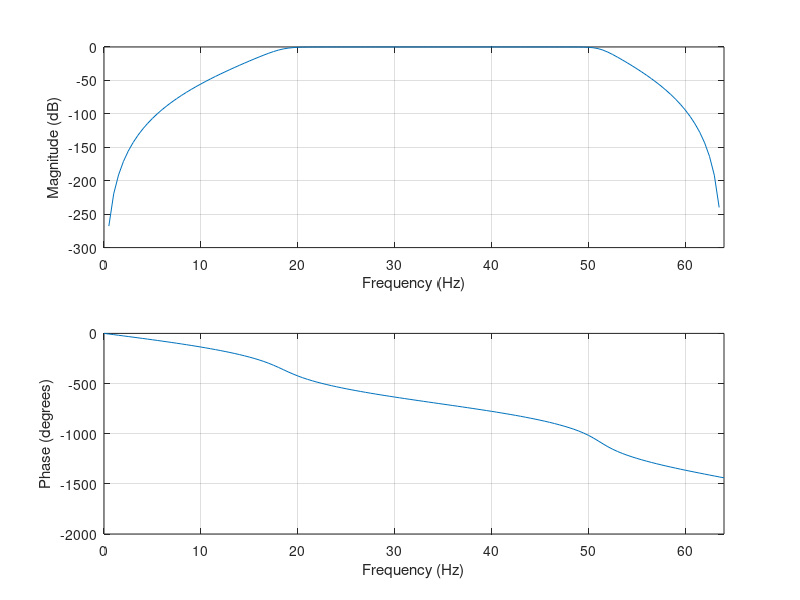

The MATLAB source for this figure: (Note: this script raises an error after producing the figure.)
s1=randn(128,1);
s2=rand(128,1);
fc=128;
[n,Wn]=buttord([20/(fc/2) 50/(fc/2)],[10/(fc/2) 60/(fc/2)],0.5, 50);
[b,a]=butter(n, Wn);
freqz(b,a,fc,fc);
s1_filtered=filtfilt(b, a, s1);
alpha=0;
sf=alpha*s1_filtered+(1-alpha)*s2;
[c,s,l]=CF(s1,sf);
plot(s)

gh=mscohere(s1,sf);
hold on
plot(gh)